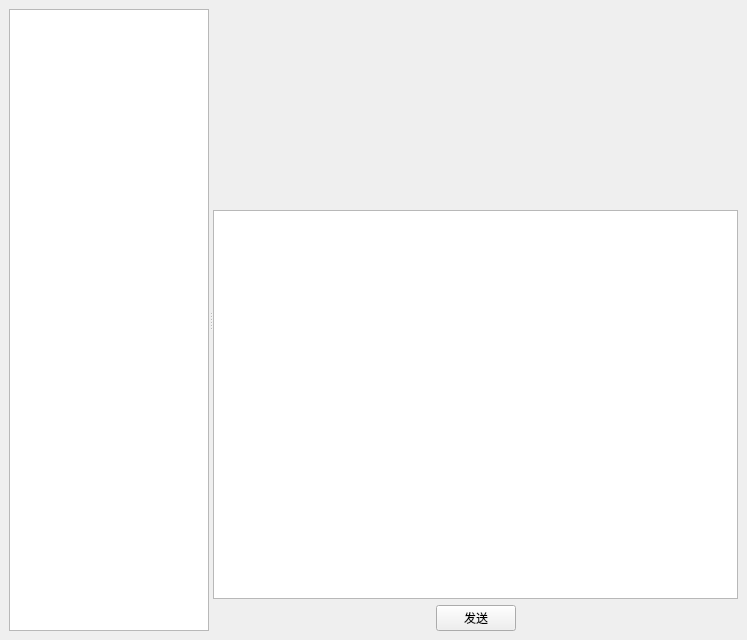
<?xml version="1.0" encoding="UTF-8"?>
<ui version="4.0">
 <class>ChatWindow</class>
 <widget class="QMainWindow" name="ChatWindow">
  <property name="geometry">
   <rect>
    <x>0</x>
    <y>0</y>
    <width>747</width>
    <height>640</height>
   </rect>
  </property>
  <property name="windowTitle">
   <string>Chat</string>
  </property>
  <property name="windowIcon">
   <iconset resource="resource.qrc">
    <normaloff>:/icon.png</normaloff>:/icon.png</iconset>
  </property>
  <widget class="QWidget" name="centralwidget">
   <layout class="QHBoxLayout" name="horizontalLayout">
    <item>
     <widget class="QSplitter" name="splitter">
      <property name="minimumSize">
       <size>
        <width>0</width>
        <height>0</height>
       </size>
      </property>
      <property name="orientation">
       <enum>Qt::Horizontal</enum>
      </property>
      <property name="childrenCollapsible">
       <bool>false</bool>
      </property>
      <widget class="QListWidget" name="UserList">
       <property name="sizePolicy">
        <sizepolicy hsizetype="Preferred" vsizetype="Expanding">
         <horstretch>0</horstretch>
         <verstretch>0</verstretch>
        </sizepolicy>
       </property>
       <property name="minimumSize">
        <size>
         <width>100</width>
         <height>0</height>
        </size>
       </property>
       <property name="maximumSize">
        <size>
         <width>200</width>
         <height>16777215</height>
        </size>
       </property>
      </widget>
      <widget class="QWidget" name="ChatWidget" native="true">
       <property name="minimumSize">
        <size>
         <width>300</width>
         <height>0</height>
        </size>
       </property>
       <layout class="QVBoxLayout" name="verticalLayout">
        <item>
         <widget class="QSplitter" name="splitter_2">
          <property name="orientation">
           <enum>Qt::Vertical</enum>
          </property>
          <property name="handleWidth">
           <number>1</number>
          </property>
          <property name="childrenCollapsible">
           <bool>false</bool>
          </property>
          <widget class="QStackedWidget" name="stackedWidget">
           <property name="enabled">
            <bool>true</bool>
           </property>
           <property name="sizePolicy">
            <sizepolicy hsizetype="Preferred" vsizetype="Preferred">
             <horstretch>0</horstretch>
             <verstretch>3</verstretch>
            </sizepolicy>
           </property>
           <property name="minimumSize">
            <size>
             <width>0</width>
             <height>200</height>
            </size>
           </property>
           <property name="layoutDirection">
            <enum>Qt::LeftToRight</enum>
           </property>
           <property name="autoFillBackground">
            <bool>false</bool>
           </property>
           <property name="lineWidth">
            <number>0</number>
           </property>
           <property name="currentIndex">
            <number>-1</number>
           </property>
          </widget>
          <widget class="QTextEdit" name="textEdit">
           <property name="sizePolicy">
            <sizepolicy hsizetype="Expanding" vsizetype="Expanding">
             <horstretch>0</horstretch>
             <verstretch>1</verstretch>
            </sizepolicy>
           </property>
           <property name="minimumSize">
            <size>
             <width>0</width>
             <height>100</height>
            </size>
           </property>
          </widget>
         </widget>
        </item>
        <item>
         <widget class="QWidget" name="widget" native="true">
          <layout class="QHBoxLayout" name="horizontalLayout_2">
           <property name="leftMargin">
            <number>0</number>
           </property>
           <property name="topMargin">
            <number>0</number>
           </property>
           <property name="rightMargin">
            <number>0</number>
           </property>
           <property name="bottomMargin">
            <number>0</number>
           </property>
           <item>
            <spacer name="horizontalSpacer">
             <property name="orientation">
              <enum>Qt::Horizontal</enum>
             </property>
             <property name="sizeHint" stdset="0">
              <size>
               <width>40</width>
               <height>20</height>
              </size>
             </property>
            </spacer>
           </item>
           <item>
            <widget class="QPushButton" name="SendButton">
             <property name="text">
              <string>发送</string>
             </property>
            </widget>
           </item>
           <item>
            <spacer name="horizontalSpacer_2">
             <property name="orientation">
              <enum>Qt::Horizontal</enum>
             </property>
             <property name="sizeHint" stdset="0">
              <size>
               <width>40</width>
               <height>20</height>
              </size>
             </property>
            </spacer>
           </item>
          </layout>
         </widget>
        </item>
       </layout>
      </widget>
     </widget>
    </item>
   </layout>
  </widget>
 </widget>
 <resources>
  <include location="resource.qrc"/>
 </resources>
 <connections/>
</ui>
